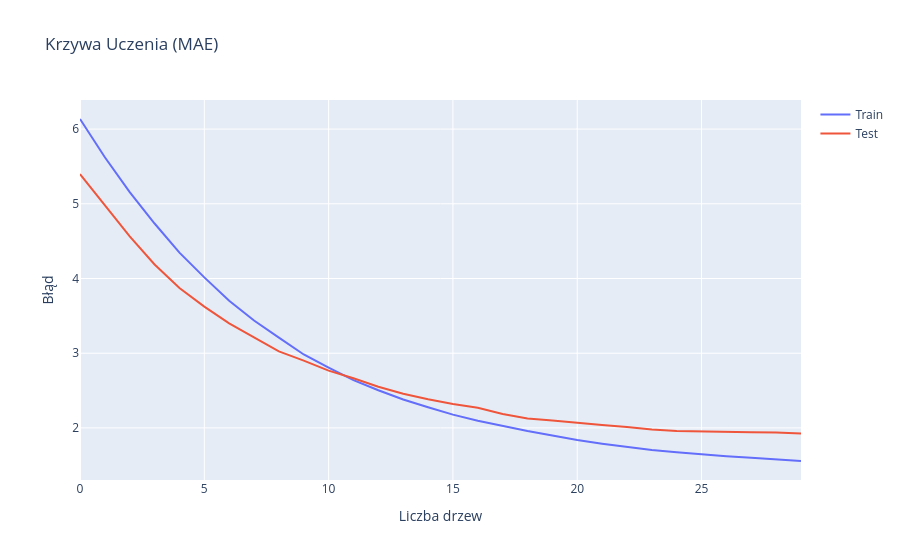

The notebook cell this image was saved under:
### Code cell
# Wizualizacja Krzywej Uczenia
results = model.evals_result()
fig = go.Figure()
fig.add_trace(go.Scatter(y=results['validation_0']['mae'], name='Train'))
fig.add_trace(go.Scatter(y=results['validation_1']['mae'], name='Test'))
fig.update_layout(title="Krzywa Uczenia (MAE)", xaxis_title="Liczba drzew", yaxis_title="Błąd")
fig.show()

### Figure 1 — Plotly figure (JSON) as saved in the notebook; plotly's stock layout.template omitted (floating-point values rounded to 4 significant figures)
{"data": [{"name": "Train", "type": "scatter", "y": [6.135, 5.623, 5.157, 4.736, 4.347, 4.015, 3.703, 3.438, 3.209, 2.983, 2.808, 2.64, 2.504, 2.381, 2.278, 2.178, 2.096, 2.025, 1.959, 1.9, 1.839, 1.789, 1.743, 1.703, 1.675, 1.646, 1.622, 1.601, 1.579, 1.557]}, {"name": "Test", "type": "scatter", "y": [5.398, 4.978, 4.564, 4.188, 3.872, 3.625, 3.4, 3.211, 3.024, 2.902, 2.767, 2.666, 2.552, 2.458, 2.383, 2.319, 2.27, 2.188, 2.127, 2.098, 2.064, 2.039, 2.014, 1.98, 1.959, 1.952, 1.942, 1.943, 1.938, 1.925]}], "layout": {"title": {"text": "Krzywa Uczenia (MAE)"}, "xaxis": {"title": {"text": "Liczba drzew"}}, "yaxis": {"title": {"text": "Błąd"}}}}
